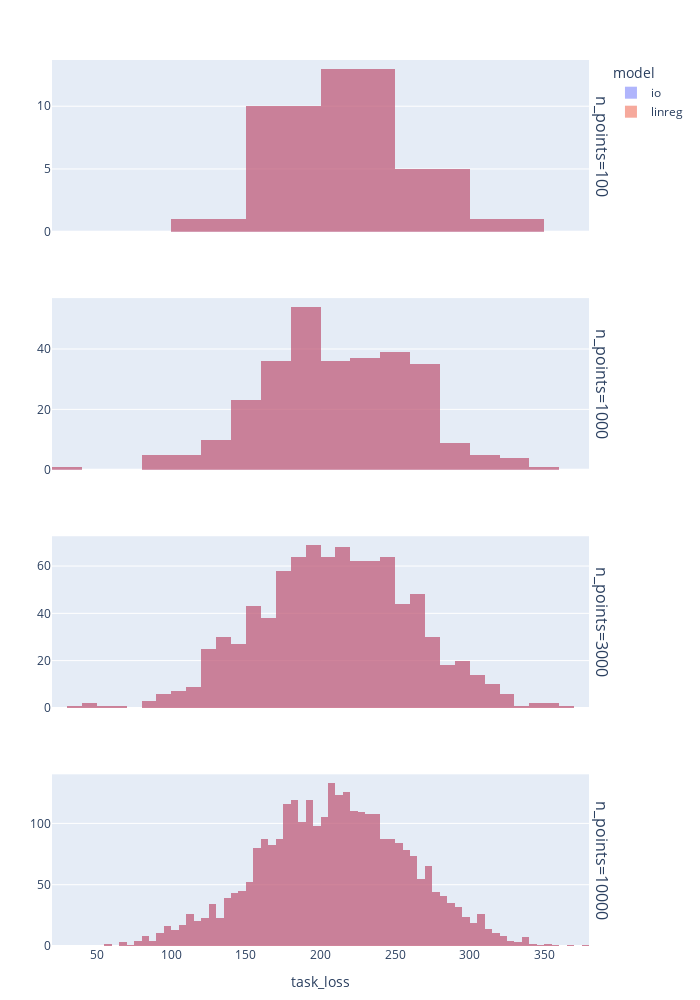

This figure's notebook cell:
### Code cell
plot_task_loss_distributions(results, "wide")

### Figure 1 — Plotly figure (JSON) as saved in the notebook; plotly's stock layout.template omitted (floating-point values rounded to 4 significant figures; data arrays with more than 128 entries replaced by an {"elided": "..."} marker saying what was removed)
{"data": [{"legendgroup": "io", "marker": {"color": "#636efa"}, "name": "io", "opacity": 0.5, "showlegend": true, "type": "histogram", "x": [290.9, 183.8, 184.2, 200.0, 160.9, 297.0, 223.4, 270.8, 211.1, 338.3, 245.7, 189.2, 207.8, 232.8, 247.4, 211.2, 198.5, 239.2, 201.2, 173.4, 226.3, 188.1, 228.5, 214.3, 145.4, 163.1, 174.7, 279.0, 250.8, 242.4], "xaxis": "x", "yaxis": "y"}, {"legendgroup": "io", "marker": {"color": "#636efa"}, "name": "io", "opacity": 0.5, "showlegend": false, "type": "histogram", "x": {"elided": "300 float values"}, "xaxis": "x2", "yaxis": "y2"}, {"legendgroup": "io", "marker": {"color": "#636efa"}, "name": "io", "opacity": 0.5, "showlegend": false, "type": "histogram", "x": {"elided": "900 float values"}, "xaxis": "x3", "yaxis": "y3"}, {"legendgroup": "io", "marker": {"color": "#636efa"}, "name": "io", "opacity": 0.5, "showlegend": false, "type": "histogram", "x": {"elided": "3000 float values"}, "xaxis": "x4", "yaxis": "y4"}, {"legendgroup": "linreg", "marker": {"color": "#EF553B"}, "name": "linreg", "opacity": 0.5, "showlegend": true, "type": "histogram", "x": [290.9, 183.8, 184.2, 200.0, 160.9, 297.0, 223.4, 270.8, 211.1, 338.3, 245.7, 189.2, 207.8, 232.8, 247.4, 211.2, 198.5, 239.2, 201.2, 173.4, 226.3, 188.1, 228.5, 214.3, 145.4, 163.1, 174.7, 279.0, 250.8, 242.4], "xaxis": "x", "yaxis": "y"}, {"legendgroup": "linreg", "marker": {"color": "#EF553B"}, "name": "linreg", "opacity": 0.5, "showlegend": false, "type": "histogram", "x": {"elided": "300 float values"}, "xaxis": "x2", "yaxis": "y2"}, {"legendgroup": "linreg", "marker": {"color": "#EF553B"}, "name": "linreg", "opacity": 0.5, "showlegend": false, "type": "histogram", "x": {"elided": "900 float values"}, "xaxis": "x3", "yaxis": "y3"}, {"legendgroup": "linreg", "marker": {"color": "#EF553B"}, "name": "linreg", "opacity": 0.5, "showlegend": false, "type": "histogram", "x": {"elided": "3000 float values"}, "xaxis": "x4", "yaxis": "y4"}], "layout": {"annotations": [{"font": {"size": 16}, "showarrow": false, "text": "n_points=100", "textangle": 90, "x": 0.98, "xanchor": "left", "xref": "paper", "y": 0.9031, "yanchor": "middle", "yref": "paper"}, {"font": {"size": 16}, "showarrow": false, "text": "n_points=1000", "textangle": 90, "x": 0.98, "xanchor": "left", "xref": "paper", "y": 0.6344, "yanchor": "middle", "yref": "paper"}, {"font": {"size": 16}, "showarrow": false, "text": "n_points=3000", "textangle": 90, "x": 0.98, "xanchor": "left", "xref": "paper", "y": 0.3656, "yanchor": "middle", "yref": "paper"}, {"font": {"size": 16}, "showarrow": false, "text": "n_points=10000", "textangle": 90, "x": 0.98, "xanchor": "left", "xref": "paper", "y": 0.09688, "yanchor": "middle", "yref": "paper"}], "barmode": "overlay", "height": "1000", "legend": {"title": {"text": "model"}, "tracegroupgap": 0}, "margin": {"b": 50, "l": 50, "r": 50, "t": 60}, "title": "", "width": "700", "xaxis": {"anchor": "y", "domain": [0, 0.98], "matches": "x4", "showticklabels": false, "title": {"text": ""}}, "xaxis2": {"anchor": "y2", "domain": [0, 0.98], "matches": "x4", "showticklabels": false}, "xaxis3": {"anchor": "y3", "domain": [0, 0.98], "matches": "x4", "showticklabels": false}, "xaxis4": {"anchor": "y4", "domain": [0, 0.98], "title": {"text": "task_loss"}}, "yaxis": {"anchor": "x", "domain": [0.8063, 1], "title": {"text": ""}}, "yaxis2": {"anchor": "x2", "domain": [0.5375, 0.7312]}, "yaxis3": {"anchor": "x3", "domain": [0.2687, 0.4625]}, "yaxis4": {"anchor": "x4", "domain": [0, 0.1938]}}}
